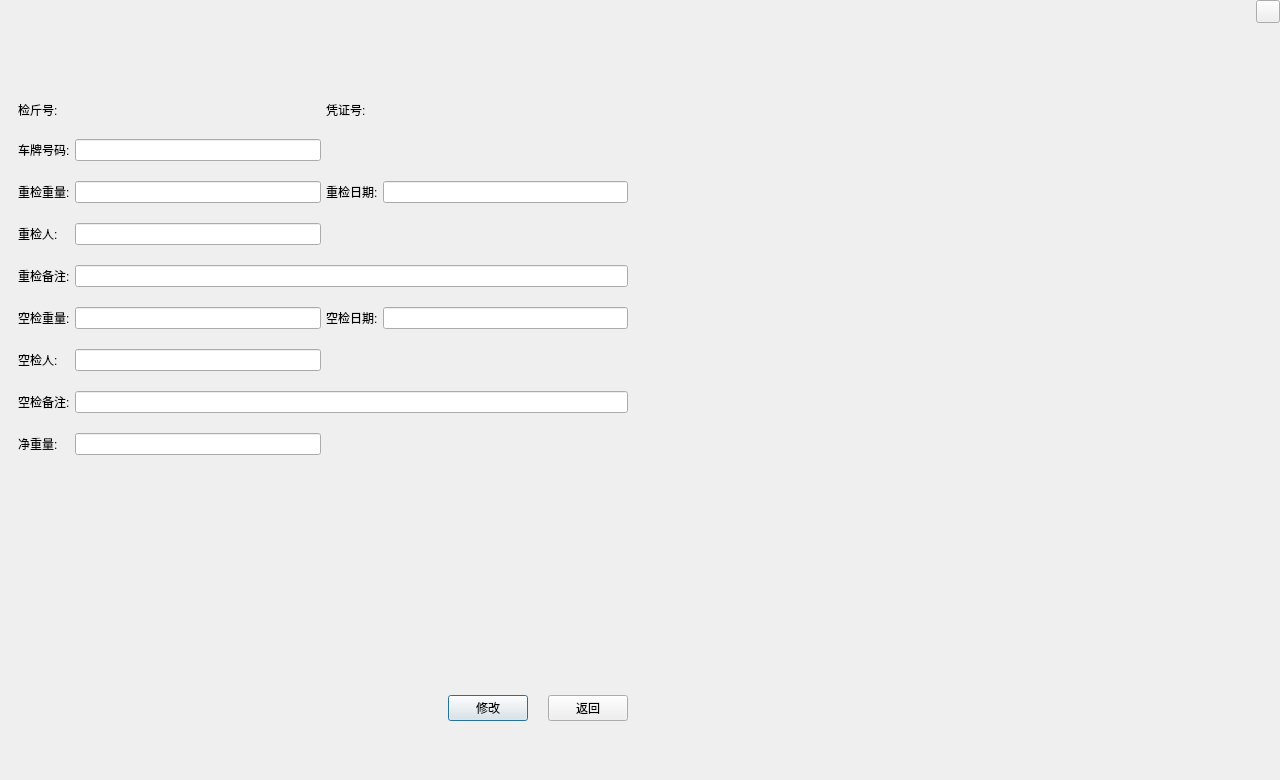
<?xml version="1.0" encoding="UTF-8"?>
<ui version="4.0">
 <class>FrmWeighEdit</class>
 <widget class="QDialog" name="FrmWeighEdit">
  <property name="geometry">
   <rect>
    <x>0</x>
    <y>0</y>
    <width>1280</width>
    <height>780</height>
   </rect>
  </property>
  <property name="windowTitle">
   <string>Dialog</string>
  </property>
  <layout class="QGridLayout" name="gridLayout_3" rowstretch="1,9">
   <property name="leftMargin">
    <number>0</number>
   </property>
   <property name="topMargin">
    <number>0</number>
   </property>
   <property name="rightMargin">
    <number>0</number>
   </property>
   <property name="bottomMargin">
    <number>0</number>
   </property>
   <item row="0" column="0">
    <widget class="QWidget" name="widget" native="true">
     <layout class="QHBoxLayout" name="horizontalLayout">
      <property name="topMargin">
       <number>0</number>
      </property>
      <property name="rightMargin">
       <number>0</number>
      </property>
      <property name="bottomMargin">
       <number>0</number>
      </property>
      <item>
       <widget class="QLabel" name="labTitle">
        <property name="text">
         <string/>
        </property>
       </widget>
      </item>
      <item>
       <spacer name="horizontalSpacer">
        <property name="orientation">
         <enum>Qt::Horizontal</enum>
        </property>
        <property name="sizeHint" stdset="0">
         <size>
          <width>40</width>
          <height>20</height>
         </size>
        </property>
       </spacer>
      </item>
      <item>
       <widget class="QWidget" name="widget_3" native="true">
        <layout class="QGridLayout" name="gridLayout">
         <property name="leftMargin">
          <number>0</number>
         </property>
         <property name="topMargin">
          <number>0</number>
         </property>
         <property name="rightMargin">
          <number>0</number>
         </property>
         <property name="bottomMargin">
          <number>0</number>
         </property>
         <item row="0" column="0">
          <widget class="QToolButton" name="toolButton">
           <property name="text">
            <string/>
           </property>
          </widget>
         </item>
         <item row="1" column="0">
          <spacer name="verticalSpacer">
           <property name="orientation">
            <enum>Qt::Vertical</enum>
           </property>
           <property name="sizeHint" stdset="0">
            <size>
             <width>20</width>
             <height>40</height>
            </size>
           </property>
          </spacer>
         </item>
        </layout>
       </widget>
      </item>
     </layout>
    </widget>
   </item>
   <item row="1" column="0">
    <widget class="QWidget" name="widget_2" native="true">
     <layout class="QHBoxLayout" name="horizontalLayout_4" stretch="5,5">
      <item>
       <widget class="QWidget" name="widget_4" native="true">
        <layout class="QVBoxLayout" name="verticalLayout">
         <property name="spacing">
          <number>50</number>
         </property>
         <property name="bottomMargin">
          <number>50</number>
         </property>
         <item>
          <layout class="QGridLayout" name="gridLayout_2">
           <property name="horizontalSpacing">
            <number>5</number>
           </property>
           <property name="verticalSpacing">
            <number>20</number>
           </property>
           <item row="2" column="1">
            <widget class="QLineEdit" name="editRouthWeight"/>
           </item>
           <item row="2" column="3">
            <widget class="QLineEdit" name="editRoughDate">
             <property name="readOnly">
              <bool>true</bool>
             </property>
            </widget>
           </item>
           <item row="3" column="0">
            <widget class="QLabel" name="label_2">
             <property name="text">
              <string>重检人:</string>
             </property>
            </widget>
           </item>
           <item row="3" column="1">
            <widget class="QLineEdit" name="editRoughtOperator">
             <property name="readOnly">
              <bool>true</bool>
             </property>
            </widget>
           </item>
           <item row="4" column="0">
            <widget class="QLabel" name="label_26">
             <property name="text">
              <string>重检备注:</string>
             </property>
            </widget>
           </item>
           <item row="0" column="0">
            <widget class="QLabel" name="label_30">
             <property name="text">
              <string>检斤号:</string>
             </property>
            </widget>
           </item>
           <item row="4" column="1" colspan="3">
            <widget class="QLineEdit" name="editRoughRemarks"/>
           </item>
           <item row="2" column="2">
            <widget class="QLabel" name="label_25">
             <property name="text">
              <string>重检日期:</string>
             </property>
            </widget>
           </item>
           <item row="5" column="0">
            <widget class="QLabel" name="label_5">
             <property name="text">
              <string>空检重量:</string>
             </property>
            </widget>
           </item>
           <item row="1" column="1">
            <widget class="QLineEdit" name="editLiscense">
             <property name="readOnly">
              <bool>true</bool>
             </property>
            </widget>
           </item>
           <item row="2" column="0">
            <widget class="QLabel" name="label">
             <property name="text">
              <string>重检重量:</string>
             </property>
            </widget>
           </item>
           <item row="0" column="2">
            <widget class="QLabel" name="label_29">
             <property name="text">
              <string>凭证号:</string>
             </property>
            </widget>
           </item>
           <item row="1" column="0">
            <widget class="QLabel" name="label_8">
             <property name="text">
              <string>车牌号码:</string>
             </property>
            </widget>
           </item>
           <item row="7" column="1" colspan="3">
            <widget class="QLineEdit" name="editTraeRemarks"/>
           </item>
           <item row="9" column="0">
            <spacer name="verticalSpacer_2">
             <property name="orientation">
              <enum>Qt::Vertical</enum>
             </property>
             <property name="sizeHint" stdset="0">
              <size>
               <width>20</width>
               <height>40</height>
              </size>
             </property>
            </spacer>
           </item>
           <item row="7" column="0">
            <widget class="QLabel" name="label_27">
             <property name="text">
              <string>空检备注:</string>
             </property>
            </widget>
           </item>
           <item row="6" column="0">
            <widget class="QLabel" name="label_6">
             <property name="text">
              <string>空检人:</string>
             </property>
            </widget>
           </item>
           <item row="5" column="1">
            <widget class="QLineEdit" name="editTraeWeight"/>
           </item>
           <item row="6" column="1">
            <widget class="QLineEdit" name="editTraeOperator">
             <property name="readOnly">
              <bool>true</bool>
             </property>
            </widget>
           </item>
           <item row="5" column="3">
            <widget class="QLineEdit" name="editTraeDate">
             <property name="readOnly">
              <bool>true</bool>
             </property>
            </widget>
           </item>
           <item row="5" column="2">
            <widget class="QLabel" name="label_28">
             <property name="text">
              <string>空检日期:</string>
             </property>
            </widget>
           </item>
           <item row="0" column="1">
            <widget class="QLabel" name="labWeighNum">
             <property name="text">
              <string/>
             </property>
            </widget>
           </item>
           <item row="0" column="3">
            <widget class="QLabel" name="labRegisterNum">
             <property name="text">
              <string/>
             </property>
            </widget>
           </item>
           <item row="8" column="0">
            <widget class="QLabel" name="label_3">
             <property name="text">
              <string>净重量:</string>
             </property>
            </widget>
           </item>
           <item row="8" column="1">
            <widget class="QLineEdit" name="editNetWeight">
             <property name="readOnly">
              <bool>true</bool>
             </property>
            </widget>
           </item>
          </layout>
         </item>
         <item>
          <layout class="QHBoxLayout" name="horizontalLayout_3">
           <property name="spacing">
            <number>20</number>
           </property>
           <item>
            <spacer name="horizontalSpacer_7">
             <property name="orientation">
              <enum>Qt::Horizontal</enum>
             </property>
             <property name="sizeHint" stdset="0">
              <size>
               <width>40</width>
               <height>20</height>
              </size>
             </property>
            </spacer>
           </item>
           <item>
            <widget class="QPushButton" name="btnEdit">
             <property name="text">
              <string>修改</string>
             </property>
            </widget>
           </item>
           <item>
            <widget class="QPushButton" name="btnReturn">
             <property name="text">
              <string>返回</string>
             </property>
            </widget>
           </item>
          </layout>
         </item>
        </layout>
       </widget>
      </item>
      <item>
       <widget class="QWidget" name="widget_5" native="true">
        <layout class="QVBoxLayout" name="verticalLayout_2">
         <property name="leftMargin">
          <number>5</number>
         </property>
         <property name="topMargin">
          <number>5</number>
         </property>
         <property name="rightMargin">
          <number>5</number>
         </property>
         <property name="bottomMargin">
          <number>5</number>
         </property>
         <item>
          <widget class="QStackedWidget" name="stackedWidget">
           <property name="currentIndex">
            <number>0</number>
           </property>
           <widget class="QWidget" name="page">
            <layout class="QGridLayout" name="gridLayout_4">
             <property name="leftMargin">
              <number>0</number>
             </property>
             <property name="topMargin">
              <number>0</number>
             </property>
             <property name="rightMargin">
              <number>0</number>
             </property>
             <property name="bottomMargin">
              <number>0</number>
             </property>
             <item row="0" column="0">
              <widget class="GbsImageWidget" name="imageWeight" native="true"/>
             </item>
            </layout>
           </widget>
           <widget class="QWidget" name="page_2">
            <layout class="QGridLayout" name="gridLayout_5">
             <property name="leftMargin">
              <number>0</number>
             </property>
             <property name="topMargin">
              <number>0</number>
             </property>
             <property name="rightMargin">
              <number>0</number>
             </property>
             <property name="bottomMargin">
              <number>0</number>
             </property>
            </layout>
           </widget>
          </widget>
         </item>
        </layout>
       </widget>
      </item>
     </layout>
    </widget>
   </item>
  </layout>
 </widget>
 <customwidgets>
  <customwidget>
   <class>GbsImageWidget</class>
   <extends>QWidget</extends>
   <header>gbsimagewidget.h</header>
   <container>1</container>
  </customwidget>
 </customwidgets>
 <resources/>
 <connections/>
</ui>
